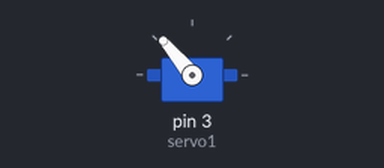
A sketch run on a simulated Arduino Uno, built with avr-gcc and run on an emulated ATmega328P. On the bench: servo.

Above: at 0.05 s.
At 4.0 s:
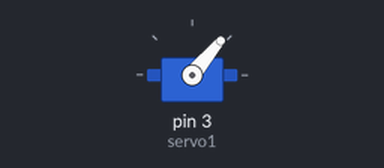
Timing chart, 0 to 5.2 s (numbered marks = the images above):
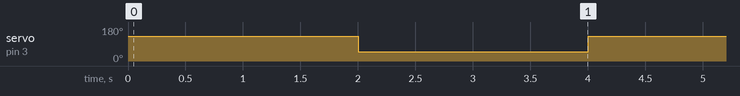

The sketch:

Final.ino
```cpp
  #include <Servo.h>

int switchPin = 2;
//int led1 = 3;
//int led2 = 4;

int switchRead = 0;

int counter = 0;

boolean wasPressed = false;

long prevMillis = 0;
int interval = 0;
boolean trigger = false;

int pos = 0;    // variable to store the servo position


Servo servo1;

void setup() {
  // put your setup code here, to run once:
  Serial.begin(9600);
  pinMode(switchPin, INPUT);
//  pinMode(led1, OUTPUT);
//  pinMode(led2, OUTPUT);
  servo1.attach(3);


//understanding the movement
//  servo1.write(0);
//  delay(1000);


}

void loop() {

  servo1.write(130);
  delay(2000);
  servo1.write(50);
  delay(2000);
//  // put your main code here, to run repeatedly:
//  switchRead = digitalRead(switchPin);
//  Serial.print("switch: ");
//  Serial.print(switchRead);
//  //digitalWrite(led1, HIGH);
//  //digitalWrite(led2, HIGH);
//
//  if (switchRead == HIGH) {
//    wasPressed = true;
//  }
//
//  if (switchRead == LOW && wasPressed == true) {
//   // resetting the press
//    wasPressed = false;
//    //action
//    counter = counter + 1;
//  }
//
//  Serial.print(" counter: ");
//  Serial.println(counter);
//
//  if (counter == 0) {
//    //servo1.write(0);
//     //   delay(1000);                       // waits 15ms for the servo to reach the position
//
//     for (pos = 0; pos <= 120; pos += 1) { // goes from 0 degrees to 180 degrees
//    // in steps of 1 degree
//    servo1.write(pos);              // tell servo to go to position in variable 'pos'
//    delay(15);                       // waits 15ms for the servo to reach the position
//  }
//
//    //servo2.write(0);
//    //servo2 write 180
//   //open servo
//
//  } else if (counter == 1) {
//    servo1.write(0);
//    //servo2.write(170);
//     //close
//  } else if (counter == 2) {
//    //reset back to 0
//    counter = 0;
//
//  }

}
```

Measured:
- by itself, servo on pin 3 (servo1): alternates 130° for 2.0 s and 50° for 2.0 s
